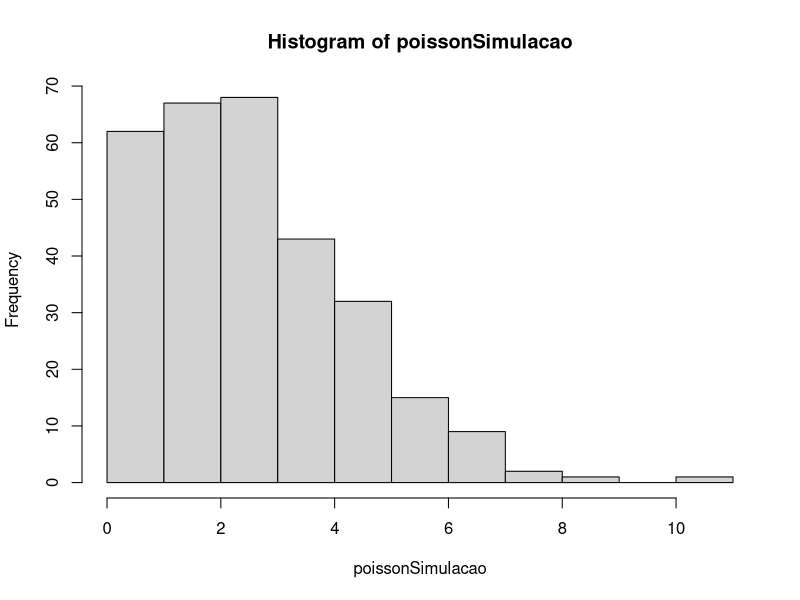
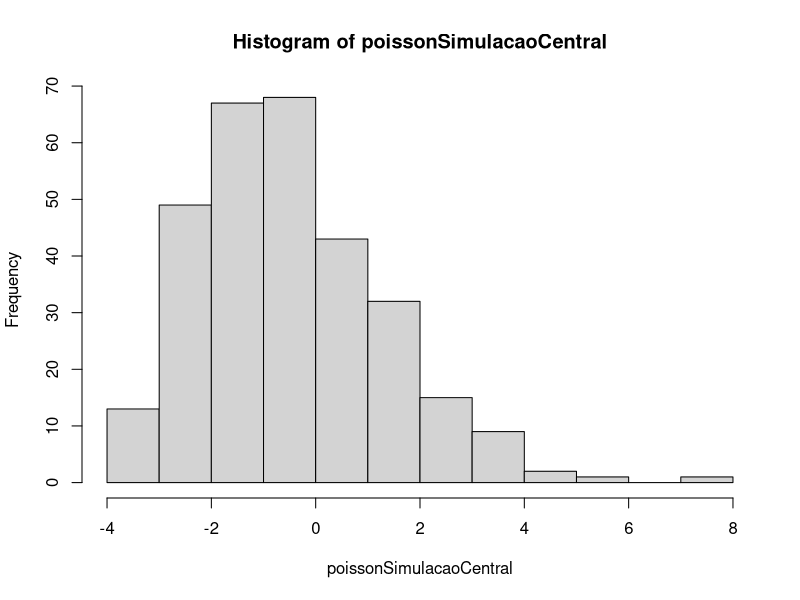

The R source for these figures, in order:
# Distribução simples (Poisson)
poissonSimulacao <- rpois(300, 3)
hist(poissonSimulacao)

# Centralização da Poisson
poissonSimulacaoCentral <- poissonSimulacao - mean(poissonSimulacao)
hist(poissonSimulacaoCentral)